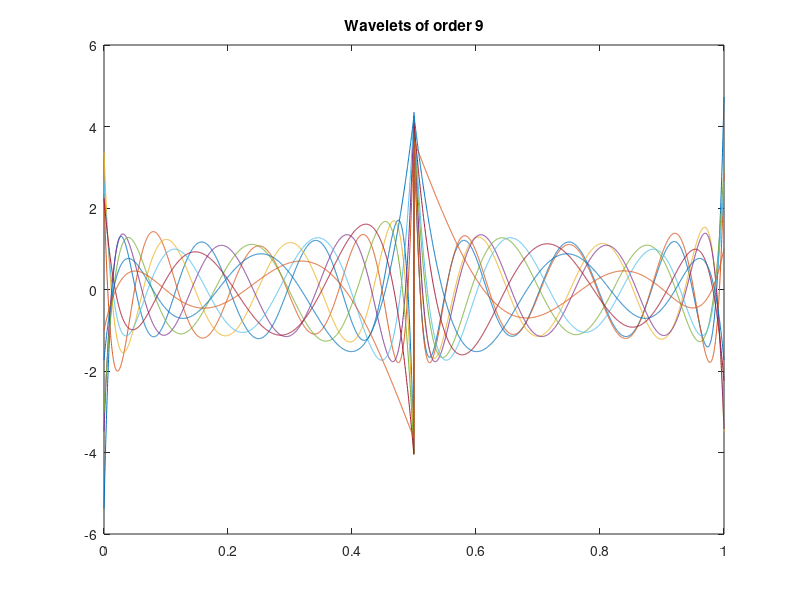

MATLAB code for this plot: (Note: this script raises an error after producing the figure.)
%%%% One Dimensional Multiwavelets (According to Alpert,et. al. 93)%%%%%


close all
clear all
clc

N = 2^12;
k = 9;
x_cord = (-1:2/N:1)';

p_legendre = zeros(3*k+2);

p_legendre(1,end) = 1;
p_legendre(2,end-1) = 1;
for l = 1:3*k
    xp_k = p_legendre(l+1,:);
    xp_k(1:end-1) = xp_k(2:end);
    xp_k(end) = 0;
    p_legendre(l+2,:) = (2*l+1)*xp_k/(l+1)-l*p_legendre(l,:)/(l+1);
end
p_legendre_roots = sort(roots(p_legendre(3*k+1,:)));
p_legendre_weights =(1-p_legendre_roots.^2)./((3*k+1)^2*polyval(p_legendre(3*k+2,:),p_legendre_roots).^2);

for l = 1:size(p_legendre,1)
    p_legendre(l,:) = sqrt(2*(l-1)+1)*p_legendre(l,:);
end

check = zeros(k);
for j_x = 1:k
    for j_y = 1:k
        check(j_x,j_y) = sum(polyval(p_legendre(j_x,:),p_legendre_roots).*polyval(p_legendre(j_y,:),p_legendre_roots).*p_legendre_weights);
    end
end


scale_co = p_legendre(1:k,end-k+1:end);
norm_co = eye(k);
norm_co = norm_co(k:-1:1,:);
phi_co = [-norm_co;norm_co];
for j_p = 1:k
    proj = zeros(1,k);
    for j_k = 1:k
        phi_x_j_s = sum(polyval(phi_co(j_p,:),(p_legendre_roots-1)/2).*polyval(scale_co(j_k,:),(p_legendre_roots-1)/2).*p_legendre_weights)/2+...
            sum(polyval(phi_co(j_p+k,:),(p_legendre_roots+1)/2).*polyval(scale_co(j_k,:),(p_legendre_roots+1)/2).*p_legendre_weights)/2;
        proj = proj+phi_x_j_s*scale_co(j_k,:);
    end
    phi_co(j_p,:) = phi_co(j_p,:)-proj;
    phi_co(j_p+k,:) = phi_co(j_p+k,:)-proj;
end

%% check %%
% for j_p = 1:k
%     for j_s = 1:k
%         proj = zeros(1,k);
%         phi_x_j_s = sum(polyval(phi_co(j_p,:),(p_legendre_roots-1)/2).*polyval(scale_co(j_s,:),(p_legendre_roots-1)/2).*p_legendre_weights)/2+...
%             sum(polyval(phi_co(j_p+k,:),(p_legendre_roots+1)/2).*polyval(scale_co(j_s,:),(p_legendre_roots+1)/2).*p_legendre_weights)/2;
%         if abs(phi_x_j_s)>1e-13
%             phi_x_j_s
%         end
%     end
% end
        
%% Boost Normailization to Higher Polynomials
for j_p = 2:1:k
    proj1 = zeros(1,k);
    proj2 = zeros(1,k);
    for j_k = 1:j_p-1
        phi_x_j_s = sum(polyval(phi_co(j_p,:),(p_legendre_roots-1)/2).*polyval(phi_co(j_k,:),(p_legendre_roots-1)/2).*p_legendre_weights)/2+...
            sum(polyval(phi_co(j_p+k,:),(p_legendre_roots+1)/2).*polyval(phi_co(j_k+k,:),(p_legendre_roots+1)/2).*p_legendre_weights)/2;
        phi_n = sum(polyval(phi_co(j_k,:),(p_legendre_roots-1)/2).*polyval(phi_co(j_k,:),(p_legendre_roots-1)/2).*p_legendre_weights)/2+...
            sum(polyval(phi_co(j_k+k,:),(p_legendre_roots+1)/2).*polyval(phi_co(j_k+k,:),(p_legendre_roots+1)/2).*p_legendre_weights)/2;
        proj1 = proj1+phi_x_j_s*phi_co(j_k,:)/phi_n;
        proj2 = proj2+phi_x_j_s*phi_co(j_k+k,:)/phi_n;
    end
    phi_co(j_p,:) = phi_co(j_p,:)-proj1;
    phi_co(j_p+k,:) = phi_co(j_p+k,:)-proj2;
end

for j_p = 1:k
    phi_x_j_s = sum((polyval(phi_co(j_p,:),(p_legendre_roots-1)/2).^2).*p_legendre_weights)/2+...
        sum((polyval(phi_co(j_p+k,:),(p_legendre_roots+1)/2).^2).*p_legendre_weights)/2;
    phi_co(j_p,:) = phi_co(j_p,:)/sqrt(phi_x_j_s);
    phi_co(j_p+k,:) = phi_co(j_p+k,:)/sqrt(phi_x_j_s);
end

phi_co = repmat(((-1).^(0:k-1))',2,k).*[phi_co(k:-1:1,:);phi_co(2*k:-1:k+1,:)];

checkMW = zeros(3*k,k);
for j_x = 1:k
    for j_y = 1:k
        checkMW(j_x,j_y) = sum(polyval(phi_co(j_x,:),(p_legendre_roots-1)/2).*polyval(scale_co(j_y,:),(p_legendre_roots-1)/2).*p_legendre_weights)/2+...
            sum(polyval(phi_co(j_x+k,:),(p_legendre_roots+1)/2).*polyval(scale_co(j_y,:),(p_legendre_roots+1)/2).*p_legendre_weights)/2;
    end
end

for j_x = 1:k
    for j_y = 1:k
        checkMW(j_x+k,j_y) = sum(polyval(phi_co(j_x,:),(p_legendre_roots-1)/2).*polyval(phi_co(j_y,:),(p_legendre_roots-1)/2).*p_legendre_weights)/2+...
            sum(polyval(phi_co(j_x+k,:),(p_legendre_roots+1)/2).*polyval(phi_co(j_y+k,:),(p_legendre_roots+1)/2).*p_legendre_weights)/2;
    end
end
for j_x = 1:k
    for j_y = 1:k
        checkMW(j_x+2*k,j_y) = sum(polyval(phi_co(j_x,:),(p_legendre_roots-1)/2).*polyval(norm_co(j_y,:),(p_legendre_roots-1)/2).*p_legendre_weights)/2+...
            sum(polyval(phi_co(j_x+k,:),(p_legendre_roots+1)/2).*polyval(norm_co(j_y,:),(p_legendre_roots+1)/2).*p_legendre_weights)/2;
    end
end

phi_pic = zeros(N+1,k);

for j = 1:k
    phi_pic(find(x_cord<0),j) = polyval(phi_co(j,:),x_cord(find(x_cord<0)));
    phi_pic(find(x_cord>=0),j) = polyval(phi_co(j+k,:),x_cord(find(x_cord>=0)));
end

figure
plot((x_cord+1)/2,phi_pic)
title(['Wavelets of order ', num2str(k)])


%% Determine the Two Scale Coeffecients %%%

H0 = zeros(k);
H1 = zeros(k);
G0 = zeros(k);
G1 = zeros(k);

norm_p_legendre_roots = (p_legendre_roots+1)/2;
for j_x = 1:k
    for j_y = 1:k
        H0(j_x,j_y) = sum(p_legendre_weights.*polyval(scale_co(j_x,:),norm_p_legendre_roots-1).*polyval(scale_co(j_y,:),2*norm_p_legendre_roots-1))/sqrt(2);
        H1(j_x,j_y) = sum(p_legendre_weights.*polyval(scale_co(j_x,:),norm_p_legendre_roots).*polyval(scale_co(j_y,:),2*norm_p_legendre_roots-1))/sqrt(2);
        G0(j_x,j_y) = sum(p_legendre_weights.*polyval(phi_co(j_x,:),norm_p_legendre_roots-1).*polyval(scale_co(j_y,:),2*norm_p_legendre_roots-1))/sqrt(2);
        G1(j_x,j_y) = sum(p_legendre_weights.*polyval(phi_co(j_x+k,:),norm_p_legendre_roots).*polyval(scale_co(j_y,:),2*norm_p_legendre_roots-1))/sqrt(2);
    end
end
% G0 = G0(k:-1:1,:);
% save(['two_scale_rel_',num2str(k),'.mat'],'H0','G0','scale_co','phi_co','-mat');

H0_2=H0;G0_2=G0;
load(['two_scale_rel_',num2str(k),'.mat']);
max(max(abs(H0-H0_2)))
max(max(abs(G0-G0_2)))
